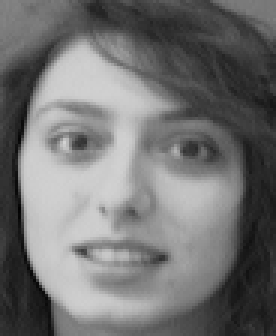
%> input picture att_faces/s8/1.pgm, 92 x 112 px (shown 3 times larger)
$ octave part4Tester.m   (GNU Octave 9; MATLAB toolbox functions it lacks are replaced by stand-ins)
%> lines starting %> are read from the running program, lines starting %| are printed output that depends on the picture; in (x1, y1, x2, y2) boxes, pixels count from 0 and x2, y2 are one past the last pixel; in counts of white or black regions, pixels touching at a corner belong together; the program's own positions count from 1
### findfeatures.m
function [result] = findfeatures(filename,dctlength)
%> called with dctlength = 70
%--------------------------------------------------------------------
%
% function [result] = findfeatures(filename,dctlength)
% filename: example 's1.pgm'
% dctlength: length of desired dct
% example: [result]=findfeatures('s1.pgm',35);
%
%--------------------------------------------------------------------
% Read image
[ingresso]=imread(filename);
%> ingresso is the input picture: size 112x92 uint8; min 1, max 210, mean 114.5
Lout = dctlength;

% Do zig-zag scanning
[dimx,dimy] = size(ingresso);
%> dimx = 112; dimy = 92
dimprod     = dimx*dimy;
%> dimprod = 10304
zigzag = zeros(dimx,dimy);
ii = 1;
jj = 1;
zigzag(ii,jj) = 1;
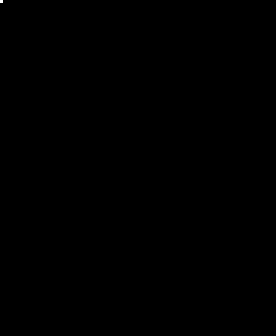
%> zigzag: size 112x92 double (shown 3 times larger); values 0 (black) and 1 (white), 0.01% white in thin lines or dots, all inside (x1, y1, x2, y2) = (0, 0, 1, 1)
slittox = 0;
slittoy = 1;
last    = 0;
cont    = 2;

while cont<dimprod
    if slittox == 1 && (ii+1)<=dimx
        ii = ii+1;
        jj = jj;
        zigzag(ii,jj)=cont;
        cont = cont+1;
        slittox = 0;
        last    = 1;
        continue;
    end
    if slittox == 1 && (ii+1)>dimx && (jj+1<=dimy)
        ii = ii;
        jj = jj+1;
        zigzag(ii,jj)=cont;
        cont = cont+1;
        slittox = 0;
        last    = 1;
        continue;
    end

    if slittoy == 1 && (jj+1)<=dimy
        ii = ii;
        jj = jj+1;
        zigzag(ii,jj)=cont;
        cont = cont+1;
        slittoy = 0;
        last    = 0;
        continue;
    end
    if slittoy == 1 && (jj+1)>dimy && (ii+1<=dimx)
        ii = ii+1;
        jj = jj;
        zigzag(ii,jj)=cont;
        cont = cont+1;
        slittoy = 0;
        last    = 0;
        continue;
    end

    if (slittox == 0 && slittoy == 0) && last == 1
        if ii-1>=1 && jj+1<=dimy
            ii=ii-1;
            jj=jj+1;
            zigzag(ii,jj)=cont;
            cont = cont+1;
            continue;
        else
            slittox = 0;
            slittoy = 1;
            continue;
        end
    end

    if (slittox == 0 && slittoy == 0) && last == 0
        if ii+1<=dimx && jj-1>=1
            ii=ii+1;
            jj=jj-1;
            zigzag(ii,jj)=cont;
            cont = cont+1;
            continue;
        else
            slittox = 1;
            slittoy = 0;
            continue;
        end
    end
end
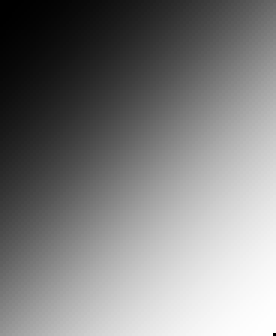
%> zigzag: size 112x92 double (shown 3 times larger); min 0, max 10303, mean 5151.5; drawn with min black and max white
%> after the loop, cont = 10304; ii = 112; jj = 91
zigzag(dimx,dimy)=dimprod;
%> zigzag: size 112x92 double; 0.01% of pixels changed, all inside (x1, y1, x2, y2) = (91, 111, 92, 112)
%--------------------------------------------------------------------------
%--------------------------------------------------------------------------
t                = dct2(ingresso);
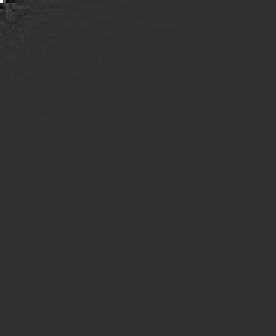
%> t: size 112x92 double (shown 3 times larger); min -2754.6, max 11622.8, mean 1; drawn with min black and max white
vettore_t        = t(:);
vettore_t_zigzag = zeros(size(vettore_t));
vettore_zigzag   = zigzag(:);
for ii=1:length(vettore_t)
    vettore_t_zigzag(vettore_zigzag(ii)) = vettore_t(ii);
end
result = vettore_t_zigzag(2:Lout+1);
%> result = 70 values, max 2242.2 at index 1, min -2754.6 at index 5, mean 17.62
%> the run ends on the next line
%--------------------------------------------------------------------------
%--------------------------------------------------------------------------
%--------------------------------------------------------------------------

### face_recog_knn_train.m
%%%%%%%%%%%%%%%%%%%%%%%%%%%%%%%%%%%%%%%%%%%%%%%%%%%%%%%%%%%%%%%%%%%%%
% function  [trdata_raw,trclass]=face_recog_knn_train(subject_range,dct_coef)
% Name: face_recog_knn_train
% Function: Create a matrix of training vectors from training photos to be
%       used for KNN recognition
% Input: subject_range - range of faces to be used, maximum is 40. Usually
%                       input as a vector. For example [1 29] means
%                       subjects 1 to 29 inclusive. The first entry must be
%                       a 1.
%       dct_coef - length of the feature DCT vector used for comparison
% Output:
%       trdata_raw - trainng data of DCT vectors
%       trclass - class labels for each training data vector
% Run: Loop through the user defined number of subjects wanted (defined in
%     the subject range) and create a matrix of length # of subjects x
%     length of DCT (defined by the dct_coef).
% Output file: Mat file that includes the training vectors with
%       corresponding labels. This file will be used in performance
%       evaluation.
%%%%%%%%%%%%%%%%%%%%%%%%%%%%%%%%%%%%%%%%%%%%%%%%%%%%%%%%%%%%%%%%%%%%%

function  [trdata_raw,trclass]=face_recog_knn_train(subject_range,dct_coef)

% Assign the vector f_range to the range of subject specified by
% subject_range
f_range=subject_range(1):subject_range(2);

% Check if subject_range(1) = f_range(1) = 1
if (f_range(1) ~= 1)
  error('The first subject must have a label of 1');
end

% Assign the number of subjects to the length of f_range
nsubjects = length(f_range);

% Initialize trdata_raw and tr_class
% trdata is the training data matrix
% trclass is the vector of class labels associated with the training data
trdata_raw=[];
trclass=[];

% Loop through the number of subjects
for i=1:nsubjects

% Loop through the first five faces in the subject folders.
% In this experiment, the first five faces are used for training.
    for j=1:5

% Assign the filename for processing
% *********************************** UPDATE THIS DEPENDING ON YOUR FILE SYSTEM ***********************************
        name = ['C:\Users\TimRo\Documents\Github\facial-recognition-DCT\att_faces\s'...
            num2str(f_range(i)) '\' num2str(j) '.pgm'];

% Run "findfeatures" which returns a DCT vector (face_feat) with the
% length defined in dct_coef.
        face_feat(j,:)=findfeatures(name,dct_coef);
    end

% Add the five face_feat vectors to the end of trdata_raw.
trdata_raw=[trdata_raw face_feat(1:5,:)'];

% Add the corresponding label for the five face_feat vectors.
trclass=[trclass i*ones(1,5)];

% End of for i=1:nsubjects loop
end

% Switch the columns and rows of trdata_raw and trclass
trdata_raw=trdata_raw';
trclass=trclass';

% Save the variables (dct_coef, f_range, nsubjects, trclass, trdata_raw
save ('raw_data.mat','dct_coef','f_range','nsubjects','trclass','trdata_raw');

### part4Tester.m
[trdata_raw,trclass] = face_recog_knn_train([1 40],70);
